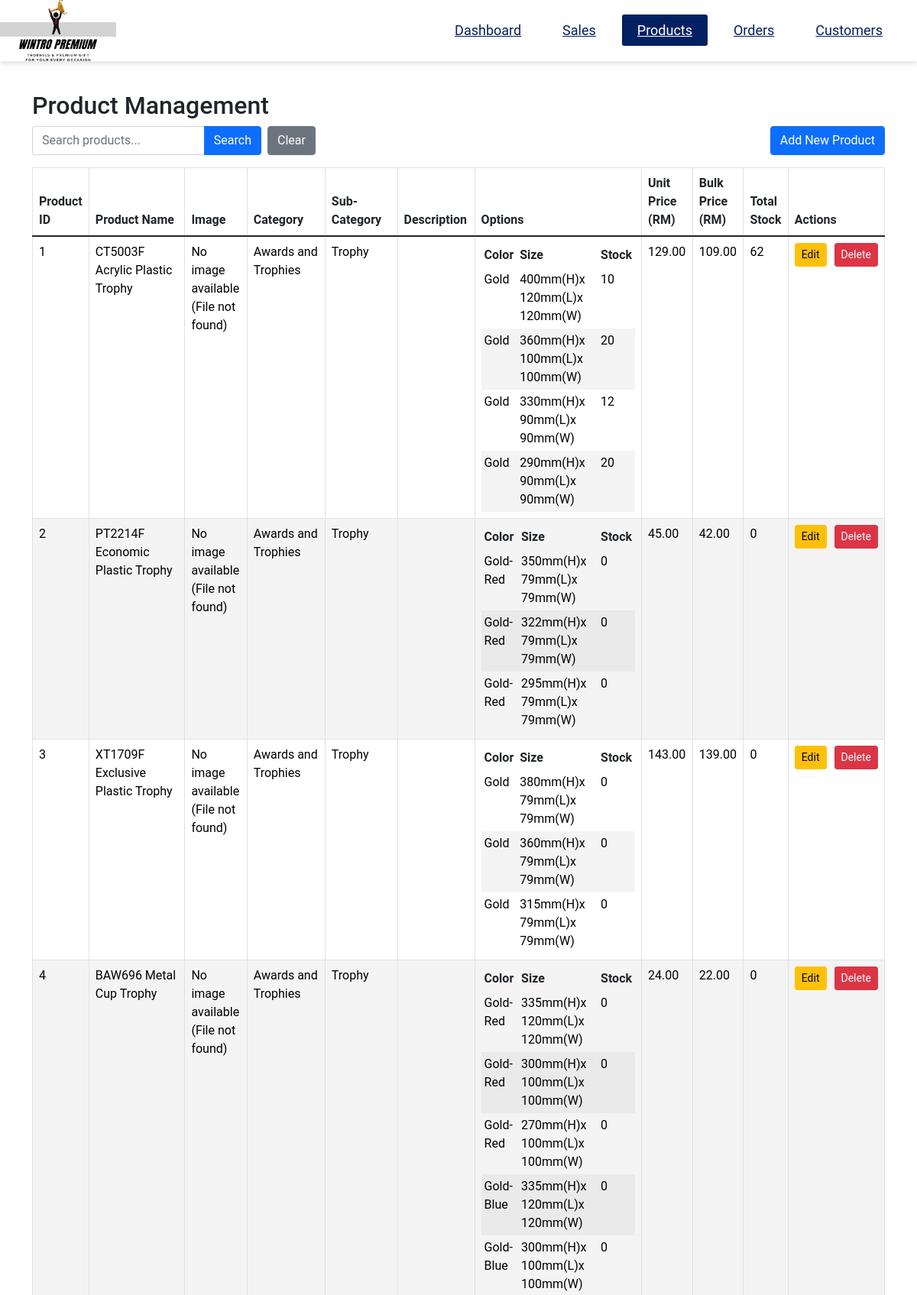
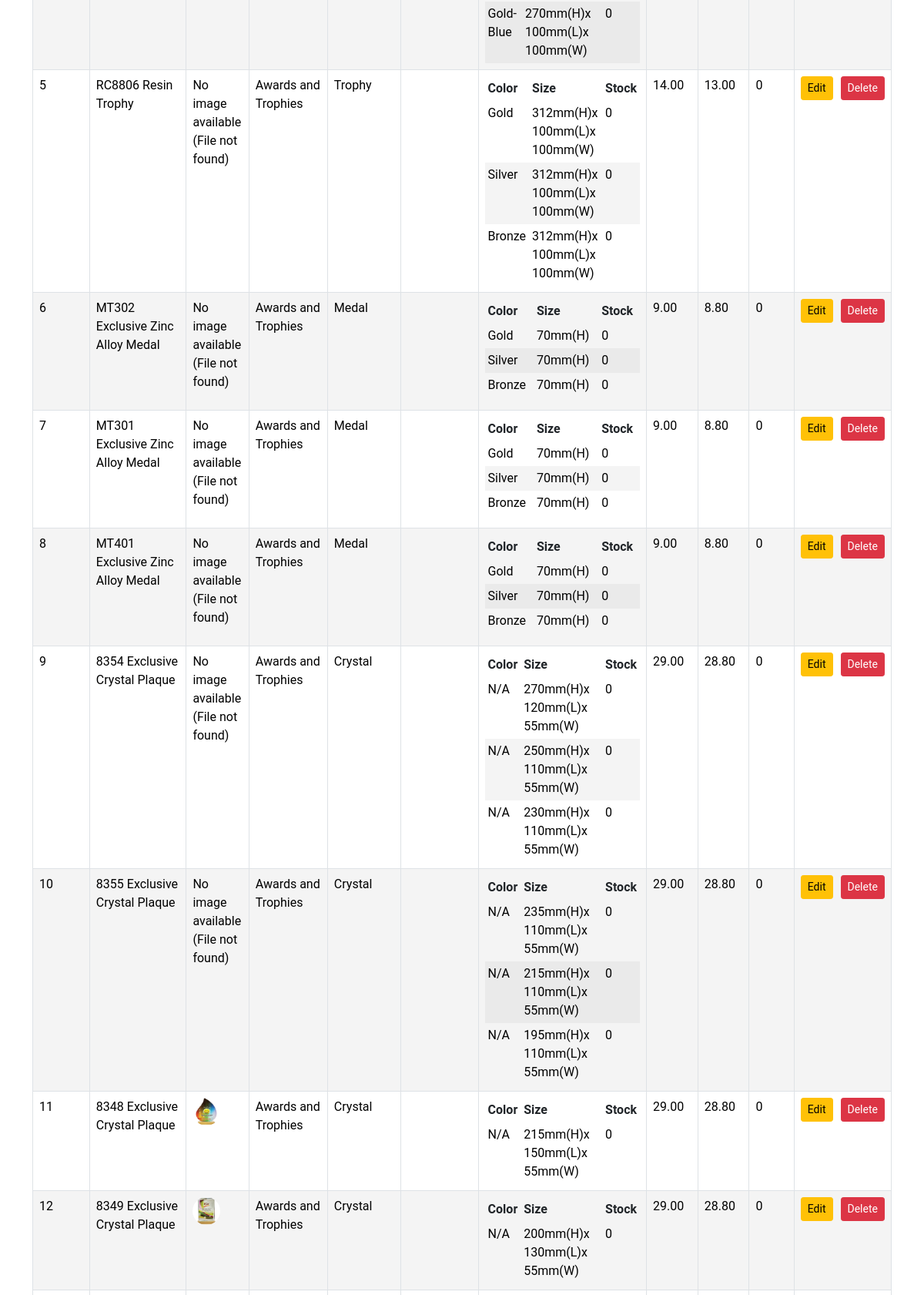
Page /app/Admin/products_view.php (upper part) on the committed database (2 pictures, top to bottom).
### tables this page shows
CREATE TABLE IF NOT EXISTS product (
    product_id INT(12) AUTO_INCREMENT PRIMARY KEY,
    product_name VARCHAR(100) NOT NULL,
    product_description TEXT DEFAULT NULL,
    product_image VARCHAR(200) NOT NULL,
    product_unit_price DECIMAL(10, 2) NOT NULL,
    product_bulk_price DECIMAL(10, 2) DEFAULT NULL,
    product_created_at TIMESTAMP DEFAULT CURRENT_TIMESTAMP,
    product_upated_at TIMESTAMP DEFAULT CURRENT_TIMESTAMP ON UPDATE CURRENT_TIMESTAMP,
    sub_category_id INT(12),
    FOREIGN KEY (sub_category_id) REFERENCES sub_category(sub_category_id)
);

CREATE TABLE IF NOT EXISTS options (
    option_id INT(12) AUTO_INCREMENT PRIMARY KEY,
    option_colour VARCHAR(50),
    option_size VARCHAR(50) NOT NULL,
    product_id INT(12) NOT NULL,
    FOREIGN KEY (product_id) REFERENCES product (product_id)
);

CREATE TABLE IF NOT EXISTS inventory (
    inventory_id INT(12) AUTO_INCREMENT PRIMARY KEY,
    stock_quantity INT(12) NOT NULL,
    option_id INT(12),
    product_id INT(12) NOT NULL,
    FOREIGN KEY (product_id) REFERENCES product (product_id),
    FOREIGN KEY (option_id) REFERENCES options (option_id)
);

CREATE TABLE IF NOT EXISTS category (
    category_id INT(12) AUTO_INCREMENT PRIMARY KEY,
    category_name VARCHAR(50) NOT NULL
);

CREATE TABLE IF NOT EXISTS sub_category (
    sub_category_id INT(12) AUTO_INCREMENT PRIMARY KEY,
    sub_category_name VARCHAR(50) NOT NULL,
    category_id INT(12) NOT NULL,
    FOREIGN KEY (category_id) REFERENCES category (category_id)
);

### app/Admin/products_search.php (called while the page is built, shortened)
<?php
function searchProducts($pdo, $search) {
    $pdo->exec("SET NAMES utf8mb4");
    $query = "
        SELECT
            p.product_id,
            p.product_name,
            p.product_description,
            p.product_image,
            p.product_unit_price,
            p.product_bulk_price,
            c.category_name,
            s.sub_category_name,
            o.option_id,
            o.option_colour,
            o.option_size,
            i.inventory_id,
            i.stock_quantity
        FROM
            product p
        LEFT JOIN
            sub_category s ON p.sub_category_id = s.sub_category_id
        LEFT JOIN
            category c ON s.category_id = c.category_id
        LEFT JOIN
            options o ON p.product_id = o.product_id
        LEFT JOIN
            inventory i ON (p.product_id = i.product_id AND (i.option_id = o.option_id OR i.option_id IS NULL))
    ";
    $params = [];
    $query .= " ORDER BY p.product_id, o.option_id";
    $stmt = $pdo->prepare($query);
    $stmt->execute($params);
    $results = $stmt->fetchAll(PDO::FETCH_ASSOC);
    $products = [];
    foreach ($results as $row) {
        $productId = $row['product_id'];
        if (!isset($products[$productId])) {
            $products[$productId] = [
                'product_id' => $row['product_id'],
                'product_name' => $row['product_name'],
                'product_description' => $row['product_description'],
                'product_image' => $row['product_image'],
                'product_unit_price' => $row['product_unit_price'],
                'product_bulk_price' => $row['product_bulk_price'],
                'category_name' => $row['category_name'],
                'sub_category_name' => $row['sub_category_name'],
                'options' => [],
                'total_stock' => 0
            ];
        }
        if ($row['option_id']) {
            $option = [
                'option_id' => $row['option_id'],
                'option_colour' => $row['option_colour'],
                'option_size' => $row['option_size'],
                'stock_quantity' => $row['stock_quantity'] ?? 0
            ];
            $products[$productId]['options'][] = $option;
            $products[$productId]['total_stock'] += ($row['stock_quantity'] ?? 0);
        } else {
            $products[$productId]['total_stock'] += ($row['stock_quantity'] ?? 0);
        }
    }
    return array_values($products);
}

### app/Admin/products_view.php (the view, shortened to what this page needs)
<?php
require_once '../includes/dbh-inc.php';
require_once 'products_search.php';
$search = isset($_GET['search']) ? trim($_GET['search']) : '';
$products = searchProducts($pdo, $search);
?>
<!DOCTYPE html>
<html lang="en">
<head>
    <link href="https://cdn.jsdelivr.net/npm/bootstrap@5.1.3/dist/css/bootstrap.min.css" rel="stylesheet">
    <link href="products_style.css" rel="stylesheet">
    <?php include 'header.php'; ?>
</head>
<body>
    <div class="container mt-4">
        <h2>Product Management</h2>
        <div class="d-flex align-items-center mb-3">
            <div class="input-group" style="width: 300px;">
                <input type="text"
                       id="searchInput"
                       class="form-control"
                       placeholder="Search products..."
                       value="<?= htmlspecialchars($search) ?>">
                <button class="btn btn-primary" id="searchButton">Search</button>
            </div>
            <a href="products_view.php" class="btn btn-secondary ms-2">Clear</a>
            <a href="products_add.php" class="btn btn-primary ms-auto">Add New Product</a>
        </div>
        <table class="table table-bordered">
        <thead>
            <tr>
                <th>Product ID</th>
                <th>Product Name</th>
                <th>Image</th>
                <th>Category</th>
                <th>Sub-Category</th>
                <th>Description</th>
                <th>Options</th>
                <th>Unit Price (RM)</th>
                <th>Bulk Price (RM)</th>
                <th>Total Stock</th>
                <th>Actions</th>
            </tr>
        </thead>
        <tbody id="productsTableBody">
        <?php foreach ($products as $product): ?>
            <tr>
                <td><?= htmlspecialchars($product['product_id']); ?></td>
                <td><?= htmlspecialchars($product['product_name']); ?></td>
                <td>
                    <?php
                    $baseDir = '../Product/Awards&Trophies/uploads/';
                    if (!empty($product['product_image'])) {
                        $imagePath = str_replace('uploads/', '', $product['product_image']);
                        $fullPath = $baseDir . $imagePath;
                        if (file_exists($fullPath)) {
                            echo '<img src="' . htmlspecialchars($fullPath) . '" alt="Product Image" width="100">';
                        } else {
                            echo '<p>No image available (File not found)</p>';
                        }
                    } else {
                        echo '<p>No image available (No path)</p>';
                    }
                    ?>
                </td>
                <td><?= htmlspecialchars($product['category_name']); ?></td>
                <td><?= htmlspecialchars($product['sub_category_name']); ?></td>
                <td class="product-description">
                </td>
                <td>
                    <?php if (!empty($product['options'])): ?>
                        <table class="table table-sm table-borderless mb-0">
                            <thead>
                                <tr>
                                    <th>Color</th>
                                    <th>Size</th>
                                    <th>Stock</th>
                                </tr>
                            </thead>
                            <tbody>
                                <?php foreach ($product['options'] as $option): ?>
                                    <tr>
                                        <td><?= htmlspecialchars($option['option_colour'] ?? 'N/A'); ?></td>
                                        <td><?= htmlspecialchars($option['option_size']); ?></td>
                                        <td><?= number_format($option['stock_quantity']); ?></td>
                                    </tr>
                                <?php endforeach; ?>
                            </tbody>
                        </table>
                    <?php else: ?>
                        <p>No options available</p>
                    <?php endif; ?>
                </td>
                <td><?= number_format($product['product_unit_price'], 2); ?></td>
                <td><?= number_format($product['product_bulk_price'], 2); ?></td>
                <td><?= number_format($product['total_stock']); ?></td>
                <td>
                    <div class="action-buttons">
                        <a href="products_edit.php?id=<?= $product['product_id']; ?>"
                        class="btn btn-warning btn-sm">
                            Edit
                        </a>
                        <button type="button"
                                class="btn btn-danger btn-sm"
                                data-bs-toggle="modal"
                                data-bs-target="#deleteModal<?= $product['product_id']; ?>">
                            Delete
                        </button>
                    </div>
                </td>
            </tr>
        <?php endforeach; ?>
        </tbody>
    </table>
    </div>
    <?php include 'footer.php'; ?>
</body>
</html>

### app/Admin/products_style.css (style rules this page uses)
.action-buttons { display: flex; gap: 10px; justify-content: center; }
.product-description { white-space: pre-line; max-width: 300px; padding: 10px; }

### app/Admin/style.css (style rules this page uses)
* { padding: 0; margin: 0; text-decoration: none; list-style: none; box-sizing: border-box; font-family: "Roboto", sans-serif; }
body { margin: 15px; padding-top: 80px; overflow-x: hidden; overflow-y: auto; }
table { width: 100%; border-collapse: collapse; }
td img { width: 36px; height: 36px; margin-right: 8px; border-radius: 50%; vertical-align: middle; }
table, th, td { border-collapse: collapse; padding: 16px; text-align: left; }
thead th { position: sticky; top: 0; left: 0; background-color: #D9DCE7; cursor: pointer; text-transform: capitalize; }
tbody tr:nth-child(even) { background-color: #0000000b; }
tbody tr { --delay: 0.1s; transition: 0.5s ease-in-out var(--delay), background-color 0s; }
tbody tr td, tbody tr td p { transition: 0.2s ease-in-out; cursor: pointer; color: black; text-decoration: none; }

### rows in the picture
product: options.option_colour "Gold", options.option_size "400mm(H)x 120mm(L)x 120mm(W)", inventory.stock_quantity "10", options.option_size "360mm(H)x 100mm(L)x 100mm(W)", inventory.stock_quantity "20", options.option_size "330mm(H)x 90mm(L)x 90mm(W)", inventory.stock_quantity "12", options.option_size "290mm(H)x 90mm(L)x 90mm(W)"
product: options.option_colour "Gold-Red", options.option_size "350mm(H)x 79mm(L)x 79mm(W)", stock_quantity "0", options.option_size "322mm(H)x 79mm(L)x 79mm(W)", options.option_size "295mm(H)x 79mm(L)x 79mm(W)"
product: options.option_colour "Gold", options.option_size "380mm(H)x 79mm(L)x 79mm(W)", stock_quantity "0", options.option_size "360mm(H)x 79mm(L)x 79mm(W)", options.option_size "315mm(H)x 79mm(L)x 79mm(W)"
product: options.option_colour "Gold-Red", options.option_size "335mm(H)x 120mm(L)x 120mm(W)", stock_quantity "0", options.option_size "300mm(H)x 100mm(L)x 100mm(W)", options.option_size "270mm(H)x 100mm(L)x 100mm(W)", options.option_colour "Gold-Blue"
product: options.option_colour "Gold", options.option_size "312mm(H)x 100mm(L)x 100mm(W)", stock_quantity "0", options.option_colour "Silver", options.option_colour "Bronze"
product: options.option_colour "Gold", options.option_size "70mm(H)", stock_quantity "0", options.option_colour "Silver", options.option_colour "Bronze"
product: options.option_colour "Gold", options.option_size "70mm(H)", stock_quantity "0", options.option_colour "Silver", options.option_colour "Bronze"
product: options.option_colour "Gold", options.option_size "70mm(H)", stock_quantity "0", options.option_colour "Silver", options.option_colour "Bronze"
product: options.option_colour "N/A", options.option_size "270mm(H)x 120mm(L)x 55mm(W)", stock_quantity "0", options.option_size "250mm(H)x 110mm(L)x 55mm(W)", options.option_size "230mm(H)x 110mm(L)x 55mm(W)"
product: options.option_colour "N/A", options.option_size "235mm(H)x 110mm(L)x 55mm(W)", stock_quantity "0", options.option_size "215mm(H)x 110mm(L)x 55mm(W)", options.option_size "195mm(H)x 110mm(L)x 55mm(W)"
product: product_id "11", product_name "8348 Exclusive Crystal Plaque", product_image (picture), category.category_name "Awards and Trophies", sub_category.sub_category_name "Crystal", options.option_colour "N/A", options.option_size "215mm(H)x 150mm(L)x 55mm(W)", stock_quantity "0", product_unit_price "29.00", product_bulk_price "28.80", total_stock "0"
product: product_id "12", product_name "8349 Exclusive Crystal Plaque", product_image (picture), category.category_name "Awards and Trophies", sub_category.sub_category_name "Crystal", options.option_colour "N/A", options.option_size "200mm(H)x 130mm(L)x 55mm(W)", stock_quantity "0", product_unit_price "29.00", product_bulk_price "28.80", total_stock "0"

### other values in the picture
$product['product_id'] "1"
$product['product_name'] "CT5003F Acrylic Plastic Trophy"
$product['category_name'] "Awards and Trophies"
$product['sub_category_name'] "Trophy"
$product['product_unit_price'] "129.00"
$product['product_bulk_price'] "109.00"
$product['total_stock'] "62"
$product['product_id'] "2"
$product['product_name'] "PT2214F Economic Plastic Trophy"
$product['product_unit_price'] "45.00"
$product['product_bulk_price'] "42.00"
$product['total_stock'] "0"
$product['product_id'] "3"
$product['product_name'] "XT1709F Exclusive Plastic Trophy"
$product['product_unit_price'] "143.00"
